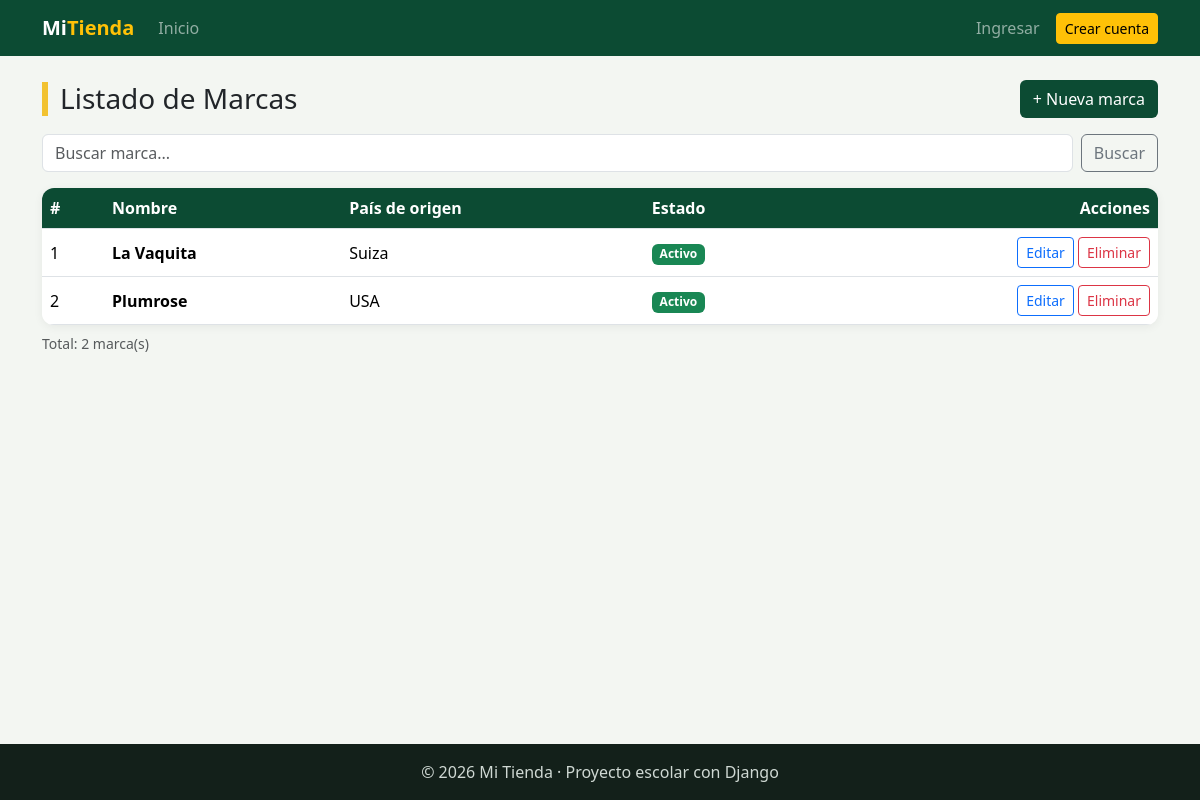
The app's page /facturacion/marcas/ with its own data.
### facturacion/models.py (models this page shows, shortened)
class ModeloBase(models.Model):
    user = models.ForeignKey(                    # 1:N con User: un usuario registra muchos registros
        User,
        on_delete=models.SET_NULL,               # Si borran al usuario, el registro se queda con user vacío
        null=True,                               # SET_NULL necesita que la columna acepte NULL
        blank=True,
        editable=False,                          # No aparece en formularios: lo llena la VISTA, no la persona
        related_name="%(class)s_registrados",    # %(class)s = nombre del modelo → user.producto_registrados
        verbose_name="Registrado por",
    )
    fecha_creacion = models.DateTimeField("Fecha de creación", auto_now_add=True)   # Se llena sola al CREAR
    fecha_modificacion = models.DateTimeField("Última modificación", auto_now=True) # Se actualiza sola en CADA save()
    class Meta:
        abstract = True                          # ← LA CLAVE: modelo "molde", sin tabla propia

class Marca(ModeloBase):
    nombre = models.CharField(max_length=60, unique=True)
    pais_origen = models.CharField("País de origen", max_length=60, blank=True)
    activo = models.BooleanField(default=True)
    class Meta:
        verbose_name = "Marca"
        verbose_name_plural = "Marcas"
        ordering = ["nombre"]

### facturacion/views.py (the view)
# urls.py: path("marcas/", views.marca_lista, name="marca_lista"),   # /facturacion/marcas/ → vista marca_lista
def marca_lista(request):                                  # READ: muestra todas las marcas
    q = request.GET.get("q", "") #                         # 1. Leemos el buscador: /facturacion/marcas/?q=sam (si no hay, queda "")
    marcas = Marca.objects.all()                          # 2. Pedimos todas las marcas a la base de datos
    if q:                                                  # 3. Si el usuario escribió algo en el buscador...
        marcas = marcas.filter(nombre__icontains=q)        #    ...dejamos solo las que contienen ese texto
    contexto = {                                           # 4. Datos que enviamos al template
        "titulo": "Marcas",                                #    → {{ titulo }}
        "marcas": marcas,                                  #    → {% for marca in marcas %}
        "q": q,                                            #    → para que el buscador no se borre
    }
    return render(request, "facturacion/marca_lista.html", contexto)   # 5. Mostramos la página

### facturacion/templates/facturacion/marca_lista.html (shortened to what this page needs)
{% extends "base.html" %}
{% block contenido %}
<div class="d-flex justify-content-between align-items-center flex-wrap gap-2 mb-3">
    <h1 class="h3 titulo-pagina m-0">Listado de {{ titulo }}</h1>
    <a href="{% url 'facturacion:marca_crear' %}" class="btn btn-verde">+ Nueva marca</a>
</div>
<form method="get" class="d-flex gap-2 mb-3">
    <input type="text" name="q" value="{{ q }}" class="form-control" placeholder="Buscar marca...">
    <button type="submit" class="btn btn-outline-secondary">Buscar</button>
</form>
<div class="tarjeta p-0 table-responsive">
    <table class="table table-hover align-middle m-0">
        <thead>
            <tr><th>#</th><th>Nombre</th><th>País de origen</th><th>Estado</th><th class="text-end">Acciones</th></tr>
        </thead>
        <tbody>
            {% for marca in marcas %}
            <tr>
                <td>{{ forloop.counter }}</td>
                <td class="fw-semibold">{{ marca.nombre }}</td>
                <td>{{ marca.pais_origen|default:"—" }}</td>
                <td>
                    {% if marca.activo %}
                        <span class="badge bg-success">Activo</span>
                    {% else %}
                        <span class="badge bg-secondary">Inactivo</span>
                    {% endif %}
                </td>
                <td class="text-end">
                    <a href="{% url 'facturacion:marca_editar' marca.id %}" class="btn btn-sm btn-outline-primary">Editar</a>
                    <a href="{% url 'facturacion:marca_eliminar' marca.pk %}" class="btn btn-sm btn-outline-danger">Eliminar</a>
                </td>
            </tr>
            {% empty %}
            <tr><td colspan="5" class="text-center text-muted py-4">No hay marcas registradas.</td></tr>
            {% endfor %}
        </tbody>
    </table>
</div>
<p class="text-muted small mt-2">Total: {{ marcas|length }} marca(s)</p>
{% endblock %}

### static/css/estilos.css (style rules this page uses)
:root { --verde: #0c4b33; --verde-claro: #2f9e6e; --amarillo: #f2c230; }
body { background-color: #f3f6f2; min-height: 100vh; display: flex; flex-direction: column; }
.titulo-pagina { border-left: 6px solid var(--amarillo); padding-left: 12px; }
.tarjeta { background: white; border-radius: 12px; padding: 24px; box-shadow: 0 2px 10px rgba(0,0,0,.06); }
.table thead th { background-color: var(--verde); color: white; }
.btn-verde { background-color: var(--verde); color: white; }

### records on screen
Marca: nombre "La Vaquita", pais_origen "Suiza", activo "Activo"
Marca: nombre "Plumrose", pais_origen "USA", activo "Activo"

### other values on screen
{{ titulo }} "Marcas"
{{ marcas|length }} "2"
